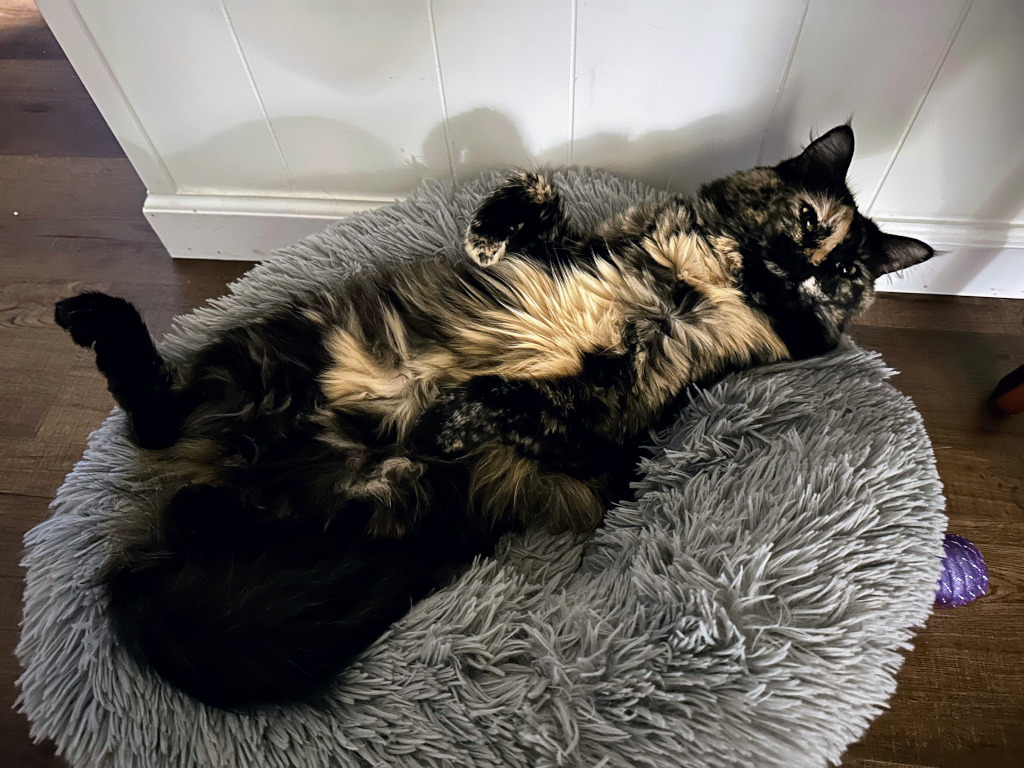
#> input picture img/bobbie2.jpeg, 1024 x 768 px
$ jupyter execute image_processing.ipynb
#> lines starting #> are read from the running program, lines starting #| are printed output that depends on the picture
# Image Basics

This notebook demonstrates how to load an image via Python and apply image processing functions via `scikit-image`.

[cell 1]
import numpy as np
import skimage.io as io
import skimage.color as color
from skimage import transform
import matplotlib.pyplot as plt

[cell 2]
img = io.imread("img/bobbie2.jpeg")
#> img is the input picture: shape (768, 1024, 3); mean R, G, B 105.1, 100, 94.3

# Convert to RGB from RGBA (if applicable)
if img.ndim == 3 and img.shape[2] == 4:
    img = color.rgba2rgb(img)
io.imshow(img)

# Playing with color spaces

Conversion between different color spaces is simple with `skimage.color`

[cell 3]
img_hsv = color.rgb2hsv(img)
#> img_hsv: shape (768, 1024, 3) float64; mean of channels 0, 1, 2 0.278, 0.26, 0.418
img_hsv[:, :, 0] -= 0.8
#> img_hsv: shape (768, 1024, 3) float64; mean of channels 0, 1, 2 -0.522, 0.26, 0.418
io.imshow(color.hsv2rgb(img_hsv))
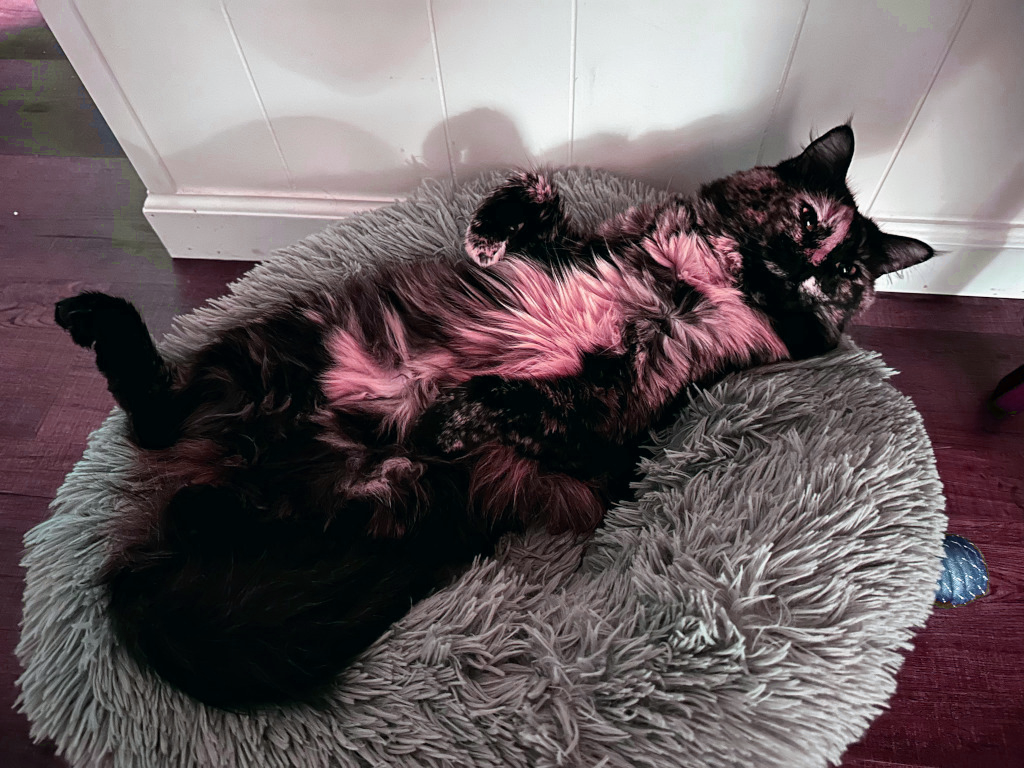
#> shown: shape (768, 1024, 3) float64; mean R, G, B 0.412, 0.37, 0.38

[cell 4]
img_gray = color.rgb2gray(img)
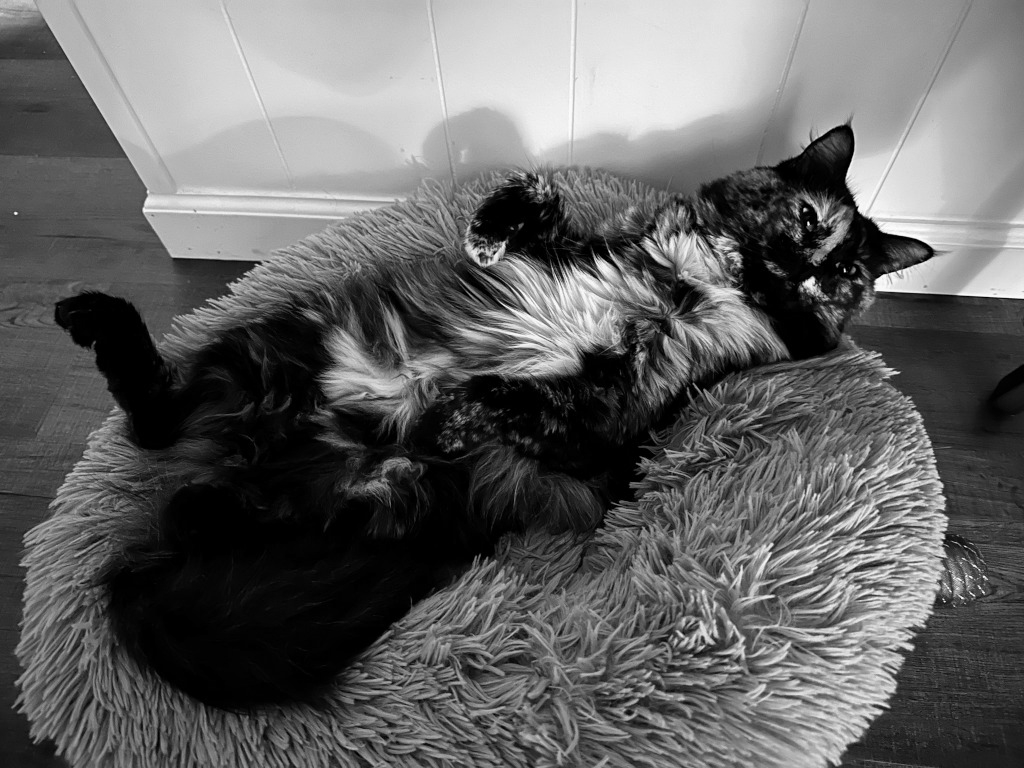
#> img_gray: shape (768, 1024) float64; min 0, max 1, mean 0.395
io.imshow(img_gray)

# Geometric Transformations

`scikit-image` provides functions for performing general Euclidean transformations.

[cell 5]
# Create a transformation matrix
rot_rad = np.pi / 8
translate = [0, -300]
M = np.array([
    [np.cos(rot_rad), -np.sin(rot_rad), translate[0]],
    [np.sin(rot_rad), np.cos(rot_rad), translate[1]],
    [0, 0, 1]
])

# Create the transformation object
tform = transform.EuclideanTransform(M)

# Apply the transformation
tf_img = transform.warp(img, tform.inverse)
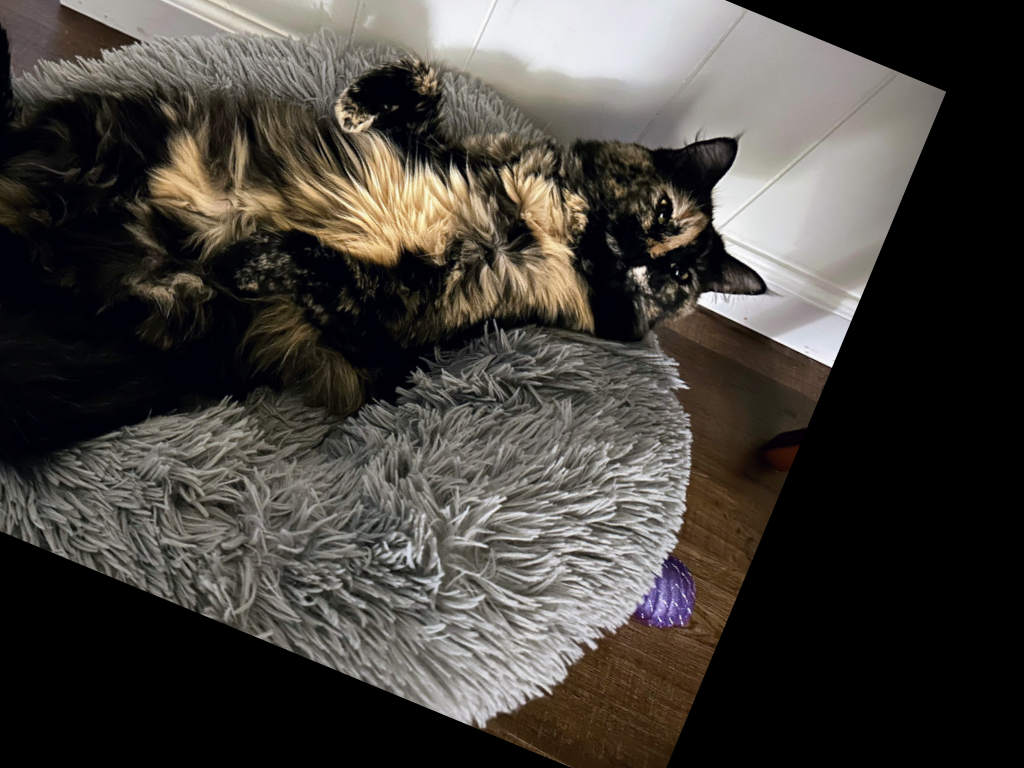
#> tf_img: shape (768, 1024, 3) float64; mean R, G, B 0.27, 0.255, 0.236

io.imshow(tf_img)

# Resizing Images

[cell 6]
img_rescaled = transform.rescale(img, [0.2, 0.2, 1], anti_aliasing=False)
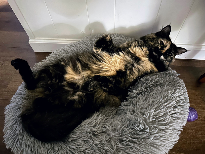
#> img_rescaled: shape (154, 205, 3) float64; mean R, G, B 0.412, 0.392, 0.369
# img_resized = (img, (img.shape[0] * 2, img.shape[1] * 2, 1))
io.imshow(img_rescaled)

# Cropping Images

[cell 7]
img_crop = img[100:600, 550:1150]
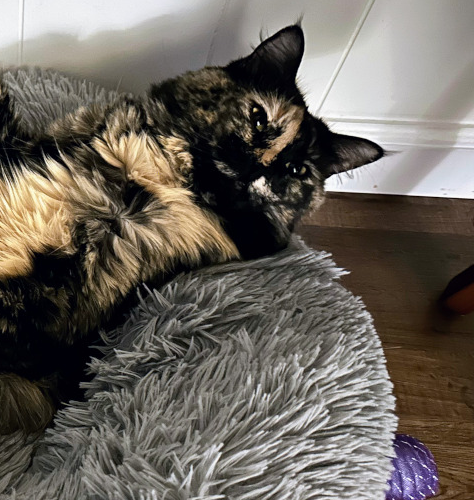
#> img_crop: shape (500, 474, 3); mean R, G, B 106.4, 100.2, 92.4

io.imshow(img_crop)

# Image Pyramid

[cell 8]
rows, cols, channels = img_crop.shape
#> rows = 500; cols = 474; channels = 3
# Create tuple of downscaled images
pyramid = tuple(transform.pyramid_gaussian(img_crop, downscale=2, channel_axis=-1))
#> pyramid = 10 items

comp_img = np.zeros((rows, cols+cols // 2, channels), dtype=np.double)
# Place the largest (original) image first
comp_img[:rows, :cols, :] = pyramid[0]
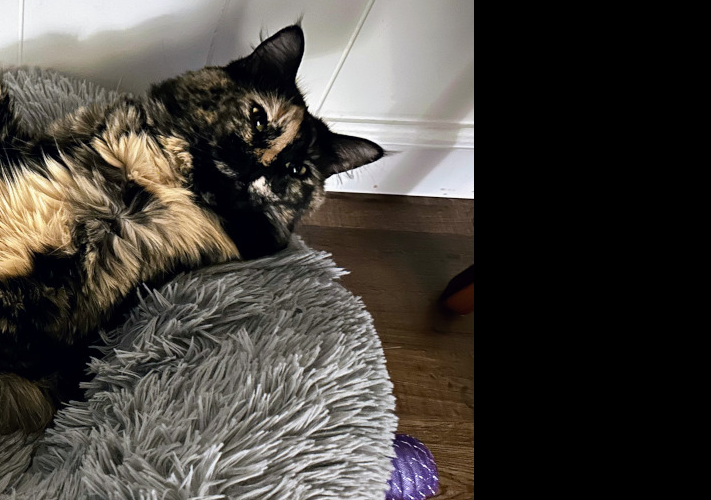
#> comp_img: shape (500, 711, 3) float64; mean of channels 0, 1, 2 0.278, 0.262, 0.242; drawn as R, G, B

# Add in the other images
i_row = 0
for p in pyramid[1:]:
    n_rows, n_cols = p.shape[:2]
    comp_img[i_row:i_row + n_rows, cols:cols + n_cols] = p
    i_row += n_rows
#> this loop made 9 passes
#> (n_rows, n_cols, i_row) on passes 1 to 8: (250, 237, 250), (125, 119, 375), (63, 60, 438), (32, 30, 470), (16, 15, 486), (8, 8, 494), (4, 4, 498), (2, 2, 500)
#> (p, n_rows, n_cols, i_row) on pass 9: ([[0.417, 0.393, 0.362]], 1, 1, 501)
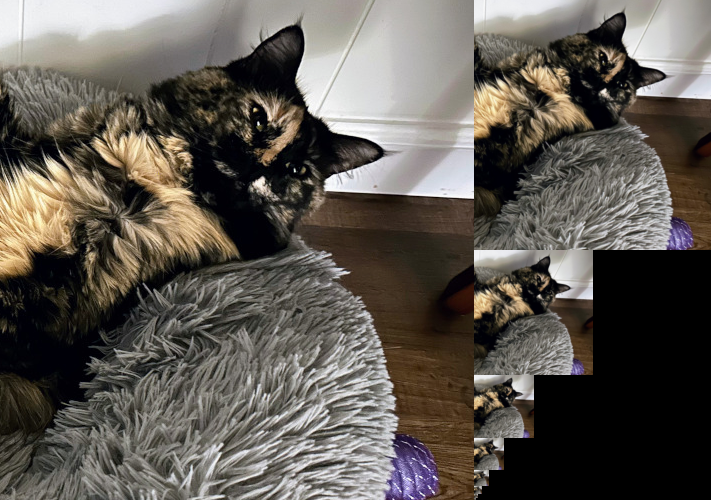
#> comp_img: shape (500, 711, 3) float64; mean of channels 0, 1, 2 0.371, 0.35, 0.322; drawn as R, G, B
#> after the loop, i_row = 501

io.imshow(comp_img)

$ run again, with img/bobbie4.jpeg copied over img/bobbie2.jpeg
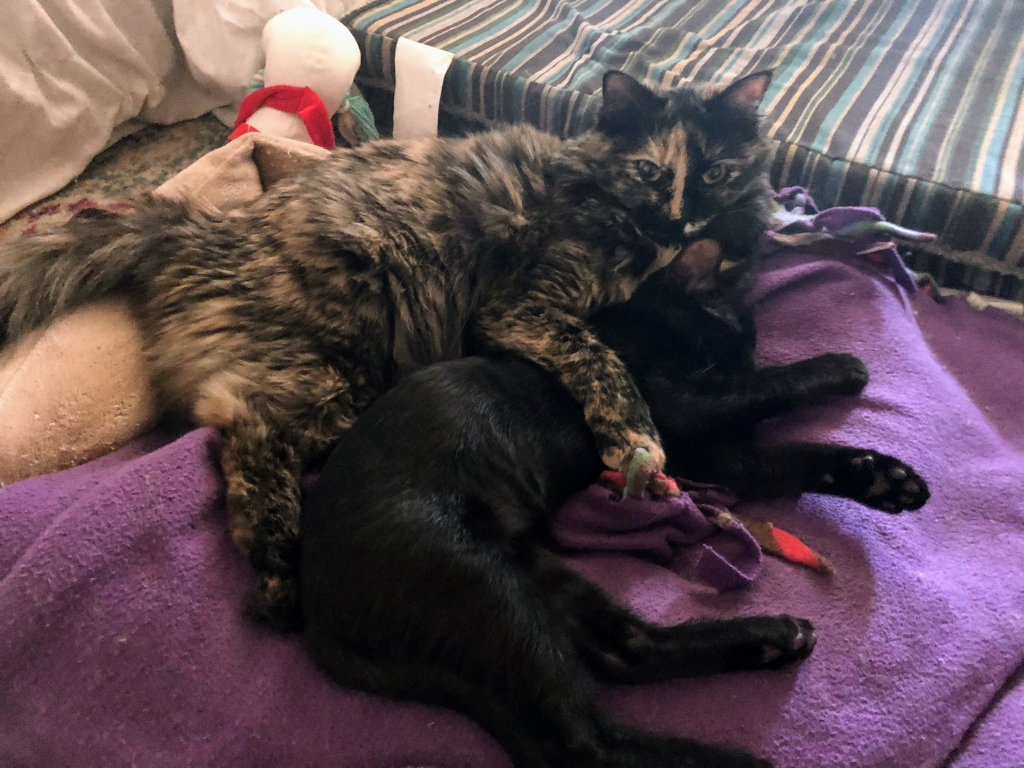
#> input picture img/bobbie4.jpeg, 1024 x 768 px
#> img is the input picture: shape (768, 1024, 3); mean R, G, B 94.4, 76.1, 82.8
#> `img_crop = img[100:600, 550:1150]`:
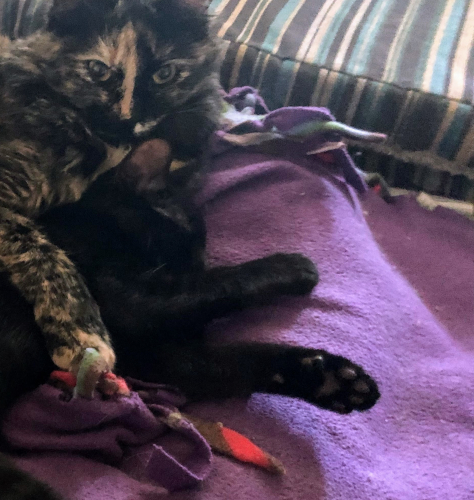
#> img_crop: shape (500, 474, 3); mean R, G, B 84.6, 70.4, 88.8
#> pyramid = 10 items
#> the loop `for p in pyramid[1:]:` made 9 passes
#> (n_rows, n_cols, i_row) on passes 1 to 8: (250, 237, 250), (125, 119, 375), (63, 60, 438), (32, 30, 470), (16, 15, 486), (8, 8, 494), (4, 4, 498), (2, 2, 500)
#> after the loop `for p in pyramid[1:]:`:
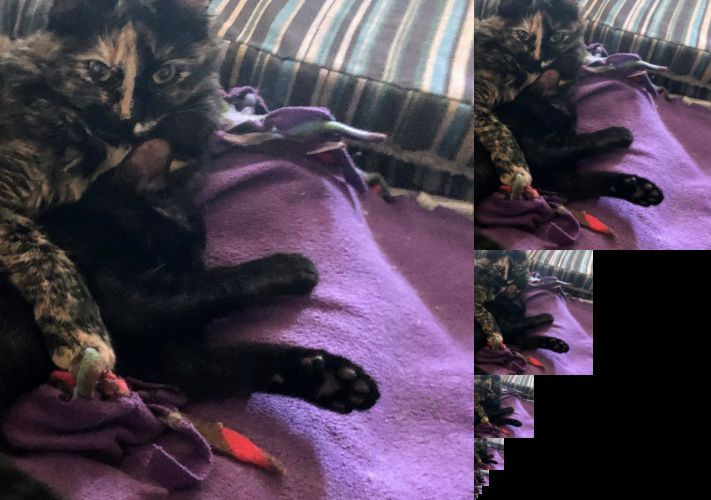
#> comp_img: shape (500, 711, 3) float64; mean of channels 0, 1, 2 0.295, 0.246, 0.31; drawn as R, G, B
#> after the loop `for p in pyramid[1:]:`: i_row = 501
